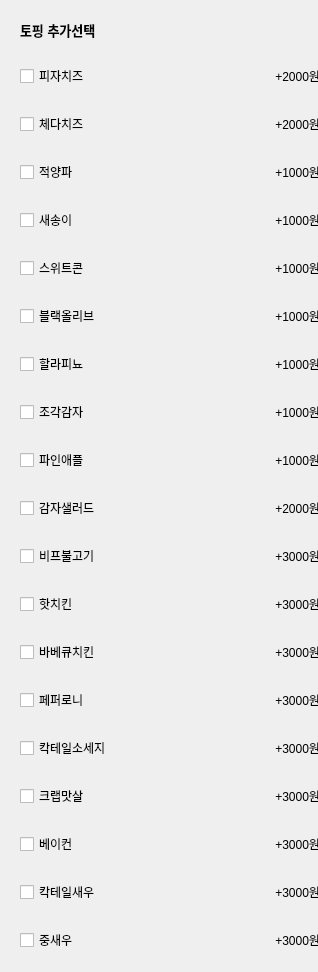
            <widget class="QWidget" name="widget_whole_7" native="true">
             <property name="minimumSize">
              <size>
               <width>318</width>
               <height>0</height>
              </size>
             </property>
             <property name="maximumSize">
              <size>
               <width>318</width>
               <height>16777215</height>
              </size>
             </property>
             <layout class="QVBoxLayout" name="verticalLayout_16">
              <item>
               <widget class="QWidget" name="widget_title_7" native="true">
                <layout class="QVBoxLayout" name="verticalLayout_17">
                 <item>
                  <widget class="QLabel" name="label_69">
                   <property name="font">
                    <font>
                     <pointsize>10</pointsize>
                     <weight>75</weight>
                     <bold>true</bold>
                    </font>
                   </property>
                   <property name="text">
                    <string>토핑 추가선택</string>
                   </property>
                  </widget>
                 </item>
                </layout>
               </widget>
              </item>
              <item>
               <widget class="QWidget" name="widget_42" native="true">
                <property name="minimumSize">
                 <size>
                  <width>318</width>
                  <height>0</height>
                 </size>
                </property>
                <property name="maximumSize">
                 <size>
                  <width>318</width>
                  <height>16777215</height>
                 </size>
                </property>
                <layout class="QHBoxLayout" name="horizontalLayout_42">
                 <item>
                  <widget class="QCheckBox" name="checkBox_27">
                   <property name="text">
                    <string>피자치즈</string>
                   </property>
                  </widget>
                 </item>
                 <item>
                  <widget class="QLabel" name="pizzaCheese">
                   <property name="text">
                    <string>+2000원</string>
                   </property>
                   <property name="alignment">
                    <set>Qt::AlignRight|Qt::AlignTrailing|Qt::AlignVCenter</set>
                   </property>
                  </widget>
                 </item>
                </layout>
               </widget>
              </item>
              <item>
               <widget class="QWidget" name="widget_43" native="true">
                <property name="minimumSize">
                 <size>
                  <width>318</width>
                  <height>0</height>
                 </size>
                </property>
                <property name="maximumSize">
                 <size>
                  <width>318</width>
                  <height>16777215</height>
                 </size>
                </property>
                <layout class="QHBoxLayout" name="horizontalLayout_43">
                 <item>
                  <widget class="QCheckBox" name="checkBox_28">
                   <property name="text">
                    <string>체다치즈</string>
                   </property>
                  </widget>
                 </item>
                 <item>
                  <widget class="QLabel" name="chedaCheese">
                   <property name="text">
                    <string>+2000원</string>
                   </property>
                   <property name="alignment">
                    <set>Qt::AlignRight|Qt::AlignTrailing|Qt::AlignVCenter</set>
                   </property>
                  </widget>
                 </item>
                </layout>
               </widget>
              </item>
              <item>
               <widget class="QWidget" name="widget_44" native="true">
                <property name="minimumSize">
                 <size>
                  <width>318</width>
                  <height>0</height>
                 </size>
                </property>
                <property name="maximumSize">
                 <size>
                  <width>318</width>
                  <height>16777215</height>
                 </size>
                </property>
                <layout class="QHBoxLayout" name="horizontalLayout_44">
                 <item>
                  <widget class="QCheckBox" name="checkBox_29">
                   <property name="text">
                    <string>적양파</string>
                   </property>
                  </widget>
                 </item>
                 <item>
                  <widget class="QLabel" name="redOnion">
                   <property name="text">
                    <string>+1000원</string>
                   </property>
                   <property name="alignment">
                    <set>Qt::AlignRight|Qt::AlignTrailing|Qt::AlignVCenter</set>
                   </property>
                  </widget>
                 </item>
                </layout>
               </widget>
              </item>
              <item>
               <widget class="QWidget" name="widget_45" native="true">
                <property name="minimumSize">
                 <size>
                  <width>318</width>
                  <height>0</height>
                 </size>
                </property>
                <property name="maximumSize">
                 <size>
                  <width>318</width>
                  <height>16777215</height>
                 </size>
                </property>
                <layout class="QHBoxLayout" name="horizontalLayout_45">
                 <item>
                  <widget class="QCheckBox" name="checkBox_30">
                   <property name="text">
                    <string>새송이</string>
                   </property>
                  </widget>
                 </item>
                 <item>
                  <widget class="QLabel" name="saesongi">
                   <property name="text">
                    <string>+1000원</string>
                   </property>
                   <property name="alignment">
                    <set>Qt::AlignRight|Qt::AlignTrailing|Qt::AlignVCenter</set>
                   </property>
                  </widget>
                 </item>
                </layout>
               </widget>
              </item>
              <item>
               <widget class="QWidget" name="widget_46" native="true">
                <property name="minimumSize">
                 <size>
                  <width>318</width>
                  <height>0</height>
                 </size>
                </property>
                <property name="maximumSize">
                 <size>
                  <width>318</width>
                  <height>16777215</height>
                 </size>
                </property>
                <layout class="QHBoxLayout" name="horizontalLayout_46">
                 <item>
                  <widget class="QCheckBox" name="checkBox_31">
                   <property name="text">
                    <string>스위트콘</string>
                   </property>
                  </widget>
                 </item>
                 <item>
                  <widget class="QLabel" name="sweetCorn">
                   <property name="text">
                    <string>+1000원</string>
                   </property>
                   <property name="alignment">
                    <set>Qt::AlignRight|Qt::AlignTrailing|Qt::AlignVCenter</set>
                   </property>
                  </widget>
                 </item>
                </layout>
               </widget>
              </item>
              <item>
               <widget class="QWidget" name="widget_47" native="true">
                <property name="minimumSize">
                 <size>
                  <width>318</width>
                  <height>0</height>
                 </size>
                </property>
                <property name="maximumSize">
                 <size>
                  <width>318</width>
                  <height>16777215</height>
                 </size>
                </property>
                <layout class="QHBoxLayout" name="horizontalLayout_47">
                 <item>
                  <widget class="QCheckBox" name="checkBox_32">
                   <property name="text">
                    <string>블랙올리브</string>
                   </property>
                  </widget>
                 </item>
                 <item>
                  <widget class="QLabel" name="blackOlive">
                   <property name="text">
                    <string>+1000원</string>
                   </property>
                   <property name="alignment">
                    <set>Qt::AlignRight|Qt::AlignTrailing|Qt::AlignVCenter</set>
                   </property>
                  </widget>
                 </item>
                </layout>
               </widget>
              </item>
              <item>
               <widget class="QWidget" name="widget_48" native="true">
                <property name="minimumSize">
                 <size>
                  <width>318</width>
                  <height>0</height>
                 </size>
                </property>
                <property name="maximumSize">
                 <size>
                  <width>318</width>
                  <height>16777215</height>
                 </size>
                </property>
                <layout class="QHBoxLayout" name="horizontalLayout_48">
                 <item>
                  <widget class="QCheckBox" name="checkBox_33">
                   <property name="text">
                    <string>할라피뇨</string>
                   </property>
                  </widget>
                 </item>
                 <item>
                  <widget class="QLabel" name="halapinyo">
                   <property name="text">
                    <string>+1000원</string>
                   </property>
                   <property name="alignment">
                    <set>Qt::AlignRight|Qt::AlignTrailing|Qt::AlignVCenter</set>
                   </property>
                  </widget>
                 </item>
                </layout>
               </widget>
              </item>
              <item>
               <widget class="QWidget" name="widget_49" native="true">
                <property name="minimumSize">
                 <size>
                  <width>318</width>
                  <height>0</height>
                 </size>
                </property>
                <property name="maximumSize">
                 <size>
                  <width>318</width>
                  <height>16777215</height>
                 </size>
                </property>
                <layout class="QHBoxLayout" name="horizontalLayout_49">
                 <item>
                  <widget class="QCheckBox" name="checkBox_34">
                   <property name="text">
                    <string>조각감자</string>
                   </property>
                  </widget>
                 </item>
                 <item>
                  <widget class="QLabel" name="piecePotato">
                   <property name="text">
                    <string>+1000원</string>
                   </property>
                   <property name="alignment">
                    <set>Qt::AlignRight|Qt::AlignTrailing|Qt::AlignVCenter</set>
                   </property>
                  </widget>
                 </item>
                </layout>
               </widget>
              </item>
              <item>
               <widget class="QWidget" name="widget_50" native="true">
                <property name="minimumSize">
                 <size>
                  <width>318</width>
                  <height>0</height>
                 </size>
                </property>
                <property name="maximumSize">
                 <size>
                  <width>318</width>
                  <height>16777215</height>
                 </size>
                </property>
                <layout class="QHBoxLayout" name="horizontalLayout_50">
                 <item>
                  <widget class="QCheckBox" name="checkBox_35">
                   <property name="text">
                    <string>파인애플</string>
                   </property>
                  </widget>
                 </item>
                 <item>
                  <widget class="QLabel" name="pineApple">
                   <property name="text">
                    <string>+1000원</string>
                   </property>
                   <property name="alignment">
                    <set>Qt::AlignRight|Qt::AlignTrailing|Qt::AlignVCenter</set>
                   </property>
                  </widget>
                 </item>
                </layout>
               </widget>
              </item>
              <item>
               <widget class="QWidget" name="widget_51" native="true">
                <property name="minimumSize">
                 <size>
                  <width>318</width>
                  <height>0</height>
                 </size>
                </property>
                <property name="maximumSize">
                 <size>
                  <width>318</width>
                  <height>16777215</height>
                 </size>
                </property>
                <layout class="QHBoxLayout" name="horizontalLayout_51">
                 <item>
                  <widget class="QCheckBox" name="checkBox_36">
                   <property name="text">
                    <string>감자샐러드</string>
                   </property>
                  </widget>
                 </item>
                 <item>
                  <widget class="QLabel" name="potatoSalad">
                   <property name="text">
                    <string>+2000원</string>
                   </property>
                   <property name="alignment">
                    <set>Qt::AlignRight|Qt::AlignTrailing|Qt::AlignVCenter</set>
                   </property>
                  </widget>
                 </item>
                </layout>
               </widget>
              </item>
              <item>
               <widget class="QWidget" name="widget_52" native="true">
                <property name="minimumSize">
                 <size>
                  <width>318</width>
                  <height>0</height>
                 </size>
                </property>
                <property name="maximumSize">
                 <size>
                  <width>318</width>
                  <height>16777215</height>
                 </size>
                </property>
                <layout class="QHBoxLayout" name="horizontalLayout_52">
                 <item>
                  <widget class="QCheckBox" name="checkBox_37">
                   <property name="text">
                    <string>비프불고기</string>
                   </property>
                  </widget>
                 </item>
                 <item>
                  <widget class="QLabel" name="beefBullgogi">
                   <property name="text">
                    <string>+3000원</string>
                   </property>
                   <property name="alignment">
                    <set>Qt::AlignRight|Qt::AlignTrailing|Qt::AlignVCenter</set>
                   </property>
                  </widget>
                 </item>
                </layout>
               </widget>
              </item>
              <item>
               <widget class="QWidget" name="widget_53" native="true">
                <property name="minimumSize">
                 <size>
                  <width>318</width>
                  <height>0</height>
                 </size>
                </property>
                <property name="maximumSize">
                 <size>
                  <width>318</width>
                  <height>16777215</height>
                 </size>
                </property>
                <layout class="QHBoxLayout" name="horizontalLayout_53">
                 <item>
                  <widget class="QCheckBox" name="checkBox_38">
                   <property name="text">
                    <string>핫치킨</string>
                   </property>
                  </widget>
                 </item>
                 <item>
                  <widget class="QLabel" name="hotChicken">
                   <property name="text">
                    <string>+3000원</string>
                   </property>
                   <property name="alignment">
                    <set>Qt::AlignRight|Qt::AlignTrailing|Qt::AlignVCenter</set>
                   </property>
                  </widget>
                 </item>
                </layout>
               </widget>
              </item>
              <item>
               <widget class="QWidget" name="widget_54" native="true">
                <property name="minimumSize">
                 <size>
                  <width>318</width>
                  <height>0</height>
                 </size>
                </property>
                <property name="maximumSize">
                 <size>
                  <width>318</width>
                  <height>16777215</height>
                 </size>
                </property>
                <layout class="QHBoxLayout" name="horizontalLayout_54">
                 <item>
                  <widget class="QCheckBox" name="checkBox_39">
                   <property name="text">
                    <string>바베큐치킨</string>
                   </property>
                  </widget>
                 </item>
                 <item>
                  <widget class="QLabel" name="barbiqueChicken">
                   <property name="text">
                    <string>+3000원</string>
                   </property>
                   <property name="alignment">
                    <set>Qt::AlignRight|Qt::AlignTrailing|Qt::AlignVCenter</set>
                   </property>
                  </widget>
                 </item>
                </layout>
               </widget>
              </item>
              <item>
               <widget class="QWidget" name="widget_55" native="true">
                <property name="minimumSize">
                 <size>
                  <width>318</width>
                  <height>0</height>
                 </size>
                </property>
                <property name="maximumSize">
                 <size>
                  <width>318</width>
                  <height>16777215</height>
                 </size>
                </property>
                <layout class="QHBoxLayout" name="horizontalLayout_55">
                 <item>
                  <widget class="QCheckBox" name="checkBox_40">
                   <property name="text">
                    <string>페퍼로니</string>
                   </property>
                  </widget>
                 </item>
                 <item>
                  <widget class="QLabel" name="peperoni">
                   <property name="text">
                    <string>+3000원</string>
                   </property>
                   <property name="alignment">
                    <set>Qt::AlignRight|Qt::AlignTrailing|Qt::AlignVCenter</set>
                   </property>
                  </widget>
                 </item>
                </layout>
               </widget>
              </item>
              <item>
               <widget class="QWidget" name="widget_56" native="true">
                <property name="minimumSize">
                 <size>
                  <width>318</width>
                  <height>0</height>
                 </size>
                </property>
                <property name="maximumSize">
                 <size>
                  <width>318</width>
                  <height>16777215</height>
                 </size>
                </property>
                <layout class="QHBoxLayout" name="horizontalLayout_56">
                 <item>
                  <widget class="QCheckBox" name="checkBox_41">
                   <property name="text">
                    <string>칵테일소세지</string>
                   </property>
                  </widget>
                 </item>
                 <item>
                  <widget class="QLabel" name="caktailSoseji">
                   <property name="text">
                    <string>+3000원</string>
                   </property>
                   <property name="alignment">
                    <set>Qt::AlignRight|Qt::AlignTrailing|Qt::AlignVCenter</set>
                   </property>
                  </widget>
                 </item>
                </layout>
               </widget>
              </item>
              <item>
               <widget class="QWidget" name="widget_57" native="true">
                <property name="minimumSize">
                 <size>
                  <width>318</width>
                  <height>0</height>
                 </size>
                </property>
                <property name="maximumSize">
                 <size>
                  <width>318</width>
                  <height>16777215</height>
                 </size>
                </property>
                <layout class="QHBoxLayout" name="horizontalLayout_57">
                 <item>
                  <widget class="QCheckBox" name="checkBox_42">
                   <property name="text">
                    <string>크랩맛살</string>
                   </property>
                  </widget>
                 </item>
                 <item>
                  <widget class="QLabel" name="crapMatsal">
                   <property name="text">
                    <string>+3000원</string>
                   </property>
                   <property name="alignment">
                    <set>Qt::AlignRight|Qt::AlignTrailing|Qt::AlignVCenter</set>
                   </property>
                  </widget>
                 </item>
                </layout>
               </widget>
              </item>
              <item>
               <widget class="QWidget" name="widget_58" native="true">
                <property name="minimumSize">
                 <size>
                  <width>318</width>
                  <height>0</height>
                 </size>
                </property>
                <property name="maximumSize">
                 <size>
                  <width>318</width>
                  <height>16777215</height>
                 </size>
                </property>
                <layout class="QHBoxLayout" name="horizontalLayout_58">
                 <item>
                  <widget class="QCheckBox" name="checkBox_43">
                   <property name="text">
                    <string>베이컨</string>
                   </property>
                  </widget>
                 </item>
                 <item>
                  <widget class="QLabel" name="bacon">
                   <property name="text">
                    <string>+3000원</string>
                   </property>
                   <property name="alignment">
                    <set>Qt::AlignRight|Qt::AlignTrailing|Qt::AlignVCenter</set>
                   </property>
                  </widget>
                 </item>
                </layout>
               </widget>
              </item>
              <item>
               <widget class="QWidget" name="widget_59" native="true">
                <property name="minimumSize">
                 <size>
                  <width>318</width>
                  <height>0</height>
                 </size>
                </property>
                <property name="maximumSize">
                 <size>
                  <width>318</width>
                  <height>16777215</height>
                 </size>
                </property>
                <layout class="QHBoxLayout" name="horizontalLayout_59">
                 <item>
                  <widget class="QCheckBox" name="checkBox_44">
                   <property name="text">
                    <string>칵테일새우</string>
                   </property>
                  </widget>
                 </item>
                 <item>
                  <widget class="QLabel" name="caktailSeoo">
                   <property name="text">
                    <string>+3000원</string>
                   </property>
                   <property name="alignment">
                    <set>Qt::AlignRight|Qt::AlignTrailing|Qt::AlignVCenter</set>
                   </property>
                  </widget>
                 </item>
                </layout>
               </widget>
              </item>
              <item>
               <widget class="QWidget" name="widget_60" native="true">
                <property name="minimumSize">
                 <size>
                  <width>318</width>
                  <height>0</height>
                 </size>
                </property>
                <property name="maximumSize">
                 <size>
                  <width>318</width>
                  <height>16777215</height>
                 </size>
                </property>
                <layout class="QHBoxLayout" name="horizontalLayout_60">
                 <item>
                  <widget class="QCheckBox" name="checkBox_45">
                   <property name="text">
                    <string>중새우</string>
                   </property>
                  </widget>
                 </item>
                 <item>
                  <widget class="QLabel" name="joongseoo">
                   <property name="text">
                    <string>+3000원</string>
                   </property>
                   <property name="alignment">
                    <set>Qt::AlignRight|Qt::AlignTrailing|Qt::AlignVCenter</set>
                   </property>
                  </widget>
                 </item>
                </layout>
               </widget>
              </item>
             </layout>
            </widget>
